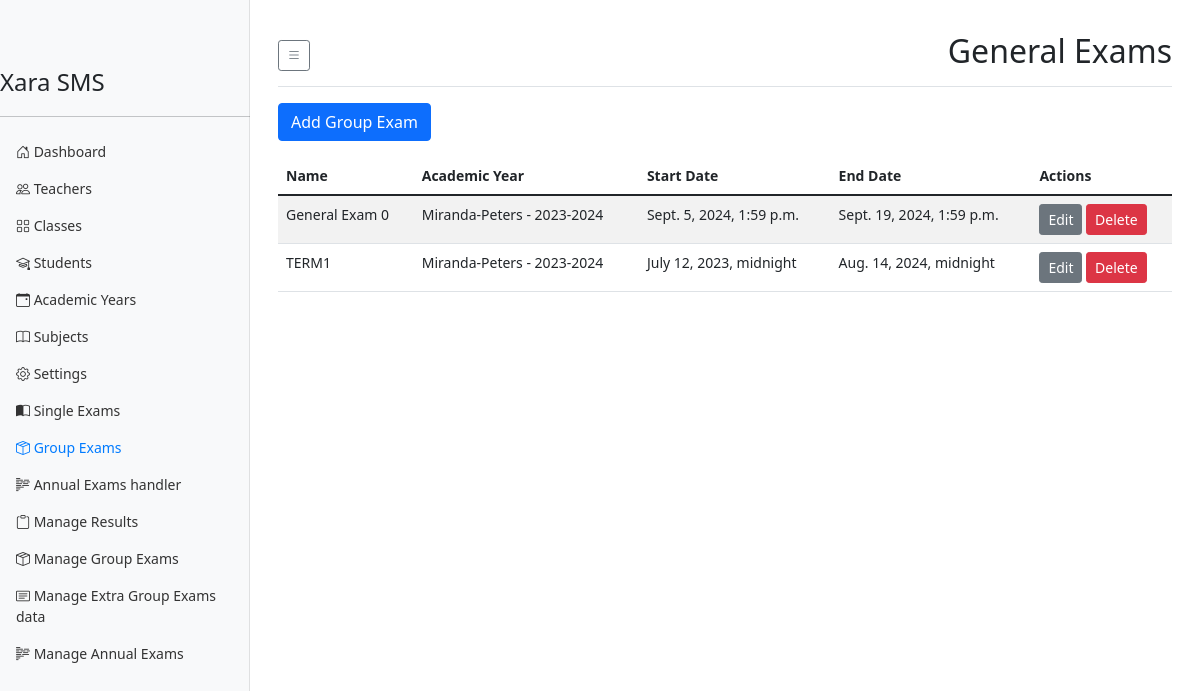
/users/general-exams/, run on an earlier commit of the app's database.
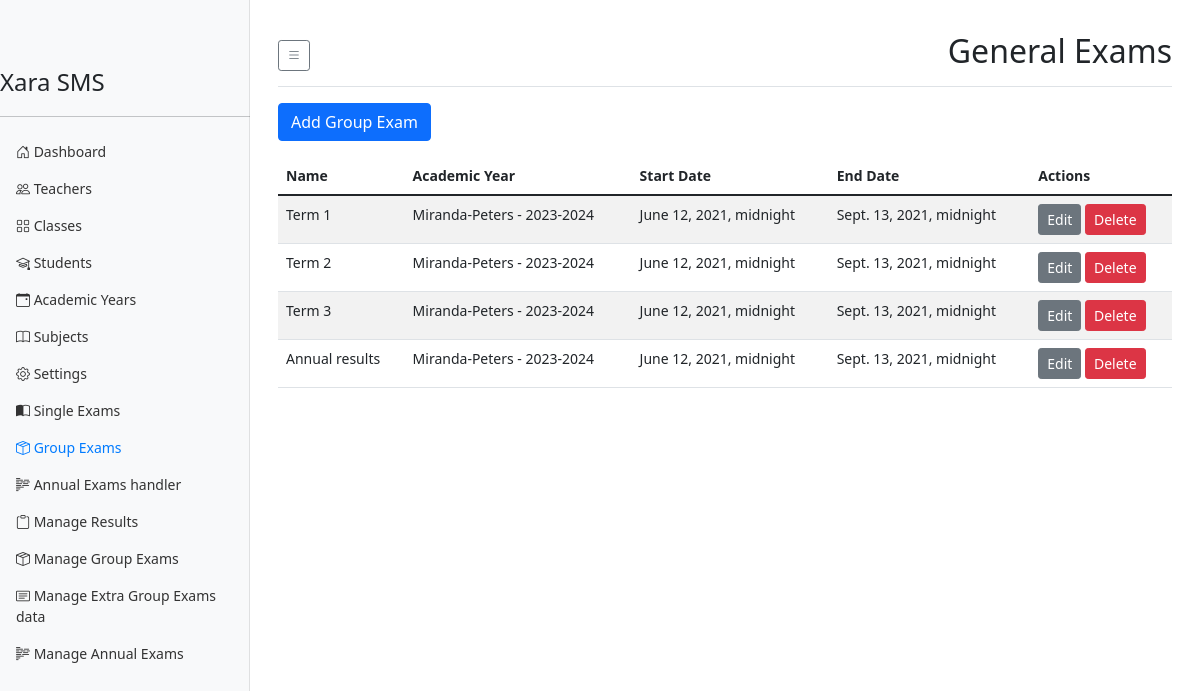
And on a later commit of the database.
### result_system/models.py (models this page shows, shortened)
class GeneralExam(models.Model):
    school = models.ForeignKey(School, on_delete=models.CASCADE, related_name='general_exams')
    name = models.CharField(max_length=100)
    academic_year = models.ForeignKey(AcademicYear, on_delete=models.CASCADE, related_name='general_exams')
    exams = models.ManyToManyField(Exam, related_name='general_exams', through='GeneralExamWeight')
    start_date = models.DateTimeField()
    end_date = models.DateTimeField()
    total_coefficient = models.DecimalField(max_digits=5, decimal_places=2, default=1.00)
    class Meta:
        unique_together = ('school', 'name', 'academic_year')

class AcademicYear(models.Model):
    school = models.ForeignKey(School, on_delete=models.CASCADE, related_name='academic_years')
    year = models.CharField(max_length=9)  # e.g., "2023-2024"
    start_date = models.DateField()
    end_date = models.DateField()
    is_current = models.BooleanField(default=False)
    class Meta:
        unique_together = ('school', 'year')
        indexes = [
            models.Index(fields=['school', 'is_current']),
        ]
    def __str__(self):
        return f"{self.school.name} - {self.year}"

class School(models.Model):
    name = models.CharField(max_length=255, unique=True)
    moto = models.CharField(max_length=255, unique=True, null=True)
    pobox = models.CharField(max_length=255, unique=True, null=True)
    code = models.CharField(max_length=10, unique=True)
    logo = models.ImageField(upload_to='school}_logo/', blank=True, null=True)
    address = models.TextField(blank=True)
    phone = models.CharField(max_length=20, blank=True)
    email = models.EmailField(blank=True)
    website = models.URLField(blank=True)
    created_at = models.DateTimeField(auto_now_add=True)
    updated_at = models.DateTimeField(auto_now=True)

### users/views.py (the view)
# urls.py: path('general-exams/', GeneralExamListView.as_view(), name='general_exam_list'),
class GeneralExamListView(ListView):
    model = GeneralExam
    template_name = 'users/general_exam_list.html'
    context_object_name = 'general_exams'

### templates/users/general_exam_list.html (shortened to what this page needs)
{% extends "users/dashboard_base.html" %}
{% block page_title %}General Exams{% endblock %}
{% block dashboard_content %}
<div class="row mb-3">
    <div class="col-12">
        <a href="{% url 'general_exam_create' %}" class="btn btn-primary">Add Group Exam</a>
    </div>
</div>
<div class="table-responsive">
    <table class="table table-striped">
        <thead>
            <tr>
                <th>Name</th>
                <th>Academic Year</th>
                <th>Start Date</th>
                <th>End Date</th>
                <th>Actions</th>
            </tr>
        </thead>
        <tbody>
            {% for general_exam in general_exams %}
            <tr>
                <td>{{ general_exam.name }}</td>
                <td>{{ general_exam.academic_year }}</td>
                <td>{{ general_exam.start_date }}</td>
                <td>{{ general_exam.end_date }}</td>
                <td>
                    <a href="{% url 'general_exam_update' general_exam.pk %}" class="btn btn-sm btn-secondary">Edit</a>
                    <a href="{% url 'general_exam_delete' general_exam.pk %}" class="btn btn-sm btn-danger">Delete</a>
                </td>
            </tr>
            {% empty %}
            <tr>
                <td colspan="5">No general exams found.</td>
            </tr>
            {% endfor %}
        </tbody>
    </table>
</div>
{% endblock dashboard_content %}

### templates/users/dashboard_base.html (shortened to what this page needs)
<!DOCTYPE html>
<html lang="en">
<head>
    <link href="https://cdn.jsdelivr.net/npm/bootstrap@5.1.3/dist/css/bootstrap.min.css" rel="stylesheet">
    <link rel="stylesheet" href="https://cdn.jsdelivr.net/npm/bootstrap-icons@1.7.2/font/bootstrap-icons.css">
    <link href="https://cdn.jsdelivr.net/npm/gridjs/dist/theme/mermaid.min.css" rel="stylesheet" />
    <link rel="stylesheet" href="https://unpkg.com/tippy.js@6/animations/scale.css" />
</head>
<body>
    <div class="container-fluid">
        <nav id="sidebar" class="sidebar bg-light">
            <div class="position-sticky pt-3">
                <a href="{% url 'secretary_dashboard' %}" class="d-flex align-items-center mb-3 mb-md-0 me-md-auto link-dark text-decoration-none">
                    <span class="fs-4 sidebar-text">Xara SMS</span>
                </a>
                <hr>
                <ul class="nav flex-column">
                    <li class="nav-item">
                        <a class="nav-link {% if request.resolver_match.url_name == 'secretary_dashboard' %}active{% endif %}" href="{% url 'secretary_dashboard' %}">
                            <i class="bi bi-house-door"></i>
                            <span class="sidebar-text">Dashboard</span>
                        </a>
                    </li>
                    <li class="nav-item">
                        <a class="nav-link {% if request.resolver_match.url_name == 'teacher_list' %}active{% endif %}" href="{% url 'teacher_list' %}">
                            <i class="bi bi-people"></i>
                            <span class="sidebar-text">Teachers</span>
                        </a>
                    </li>
                    <li class="nav-item">
                        <a class="nav-link {% if 'class' in request.resolver_match.url_name %}active{% endif %}" href="{% url 'class_list' %}">
                            <i class="bi bi-grid"></i>
                            <span class="sidebar-text">Classes</span>
                        </a>
                    </li>
                    <li class="nav-item">
                        <a class="nav-link {% if 'student' in request.resolver_match.url_name %}active{% endif %}" href="{% url 'student_list' %}">
                            <i class="bi bi-mortarboard"></i>
                            <span class="sidebar-text">Students</span>
                        </a>
                    </li>
                    <li class="nav-item">
                        <a class="nav-link {% if 'academic' in request.resolver_match.url_name %}active{% endif %}" href="{% url 'academic_year_list' %}">
                            <i class="bi bi-calendar-event"></i>
                            <span class="sidebar-text">Academic Years</span>
                        </a>
                    </li>
                    <li class="nav-item">
                        <a class="nav-link {% if 'subject' in request.resolver_match.url_name %}active{% endif %}" href="{% url 'subject_list' %}">
                            <i class="bi bi-book"></i>
                            <span class="sidebar-text">Subjects</span>
                        </a>
                    </li>
                    <li class="nav-item">
                        <a class="nav-link {% if 'settings' in request.resolver_match.url_name %}active{% endif %}" href="{% url 'system_settings' %}">
                            <i class="bi bi-gear"></i>
                            <span class="sidebar-text">Settings</span>
                        </a>
                    </li>
                    <li class="nav-item">
                        <a class="nav-link {% if request.resolver_match.url_name == 'exam_list' %}active{% endif %}" href="{% url 'exam_list' %}">
                            <i class="bi bi-book-half"></i>
                            <span class="sidebar-text">Single Exams</span>
                        </a>
                    </li>
                    <li class="nav-item">
                        <a class="nav-link {% if request.resolver_match.url_name == 'general_exam_list' %}active{% endif %}" href="{% url 'general_exam_list' %}">
                            <i class="bi bi-box-seam"></i>
                            <span class="sidebar-text">Group Exams</span>
                        </a>
                    </li>
                    <li class="nav-item">
                        <a class="nav-link {% if request.resolver_match.url_name == 'annual_exam_list' %}active{% endif %}" href="{% url 'annual_exam_list' %}">
                            <i class="bi bi-body-text"></i>
                            <span class="sidebar-text">Annual Exams handler</span>
                        </a>
                    </li>
                    <li class="nav-item">
                        <a class="nav-link {% if request.resolver_match.url_name == 'manage_results' %}active{% endif %}" href="{% url 'manage_results' %}">
                            <i class="bi bi-clipboard"></i>
                            <span class="sidebar-text">Manage Results</span>
                        </a>
                    </li>
                    <li class="nav-item">
                        <a class="nav-link {% if request.resolver_match.url_name == 'manage_general_exams' %}  active{% endif %}" href="{% url 'manage_general_exams' %}">
                            <i class="bi bi-box-seam"></i>
                            <span class="sidebar-text">Manage Group Exams</span>
                        </a>
                    </li>
                    <li class="nav-item">
                        <a class="nav-link {% if request.resolver_match.url_name == 'manage_extra_group_exams_data' %}  active{% endif %}" href="{% url 'manage_extra_group_exams_data' %}">
                            <i class="bi bi-card-text"></i>
                            <span class="sidebar-text">Manage Extra Group Exams data</span>
                        </a>
                    </li>
                    <li class="nav-item">
                        <a class="nav-link {% if request.resolver_match.url_name == 'manage_annual_exams' %}  active{% endif %}" href="{% url 'manage_annual_exams' %}">
                            <i class="bi bi-body-text"></i>
                            <span class="sidebar-text">Manage Annual Exams </span>
                        </a>
                    </li>
                </ul>
            </div>
        </nav>
        <main id="main-content" class="main-content">
            <div class="d-flex justify-content-between flex-wrap flex-md-nowrap align-items-center pt-3 pb-2 mb-3 border-bottom">
                <div class="btn-toolbar mb-2 mb-md-0">
                    <button id="sidebarToggle" class="btn btn-sm btn-outline-secondary">
                        <i class="bi bi-list"></i>
                    </button>
                </div>
                <h1 class="h2">{% block page_title %}Dashboard{% endblock %}</h1>
            </div>
            {% block dashboard_content %}
            {% endblock dashboard_content %}
        </main>
    </div>
</body>
</html>

### templates/users/dashboard_base.html (style rules this page uses)
body { font-size: .875rem; }
.container-fluid { display: flex; }
.sidebar { position: fixed; top: 0; bottom: 0; left: 0; z-index: 100; padding: 48px 0 0; box-shadow: inset -1px 0 0 rgba(0, 0, 0, .1); transition: all 0.3s ease; width: 250px; flex-shrink: 0; }
.sidebar .nav-link { font-weight: 500; color: #333; }
.sidebar .nav-link.active { color: #007bff; }
.main-content { flex-grow: 1; padding: 1rem; margin-left: 250px; transition: margin-left 0.3s ease; }

What changed in the data, as far as the page shows it:
removed GeneralExam: name "General Exam 0", academic_year "Miranda-Peters - 2023-2024", start_date "Sept. 5, 2024, 1:59 p.m.", end_date "Sept. 19, 2024, 1:59 p.m."
removed GeneralExam: name "TERM1", academic_year "Miranda-Peters - 2023-2024", start_date "July 12, 2023, midnight", end_date "Aug. 14, 2024, midnight"
added GeneralExam: name "Term 1", academic_year "Miranda-Peters - 2023-2024", start_date "June 12, 2021, midnight", end_date "Sept. 13, 2021, midnight"
added GeneralExam: name "Term 2", academic_year "Miranda-Peters - 2023-2024", start_date "June 12, 2021, midnight", end_date "Sept. 13, 2021, midnight"
added GeneralExam: name "Term 3", academic_year "Miranda-Peters - 2023-2024", start_date "June 12, 2021, midnight", end_date "Sept. 13, 2021, midnight"
added GeneralExam: name "Annual results", academic_year "Miranda-Peters - 2023-2024", start_date "June 12, 2021, midnight", end_date "Sept. 13, 2021, midnight"
